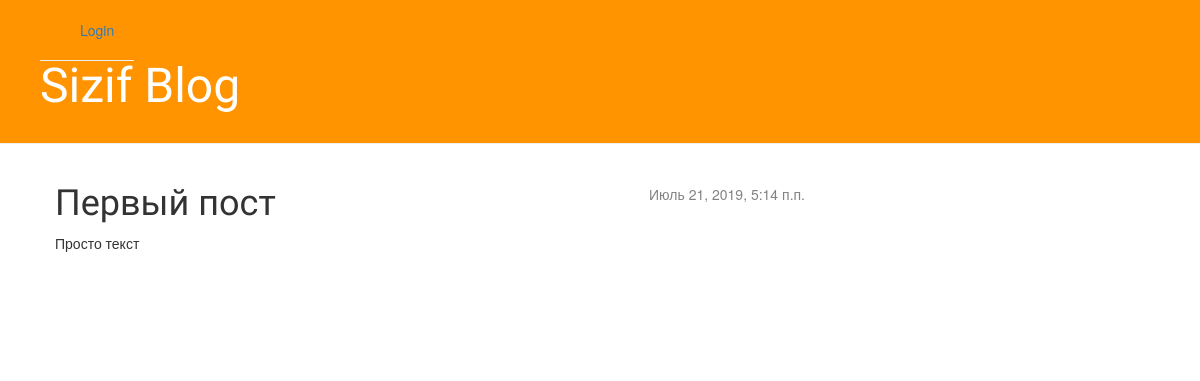
The page /post/8/ on the database as committed earlier.
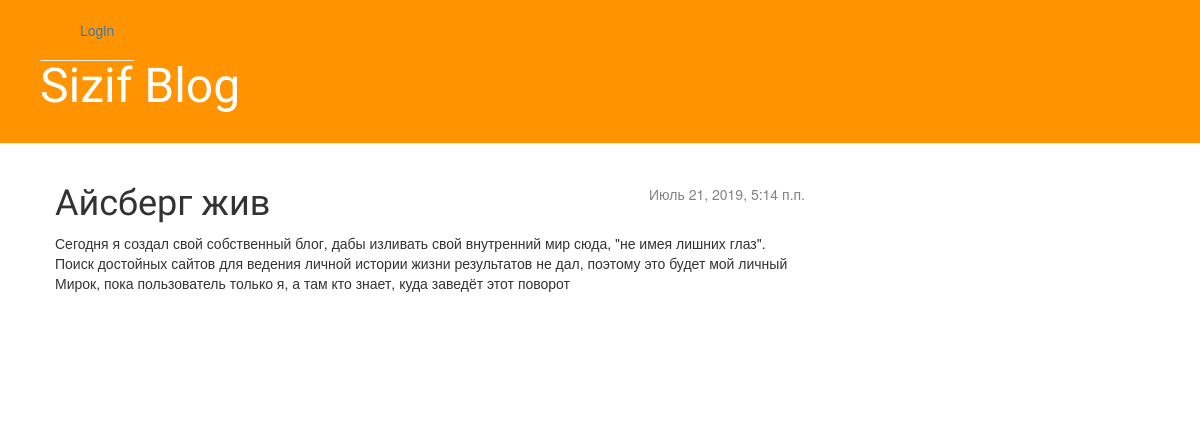
The same page on the database as committed later.
### blog/models.py (models this page shows, shortened)
class Post(models.Model):
    author = models.ForeignKey(settings.AUTH_USER_MODEL, on_delete=models.CASCADE)
    title = models.CharField(max_length=200)
    text = models.TextField()
    created_date = models.DateTimeField(default=timezone.now)
    published_date = models.DateTimeField(blank=True, null=True)

### blog/views.py (the view)
# urls.py: path('post/<int:pk>/', views.post_detail, name='post_detail'),
def post_detail(request, pk):
    post = get_object_or_404(Post, pk=pk)
    return render(request, 'blog/post_detail.html', {'post': post})

### blog/templates/blog/post_detail.html (shortened to what this page needs)
{% extends 'blog/base.html' %}
{% block content %}
    <div class="post">
        {% if post.published_date %}
            <div class="date">
                {{ post.published_date }}
            </div>
        {% endif %}
        <h1>{{ post.title }}</h1>
        <p>{{ post.text|linebreaksbr }}</p>
		<br>
    </div>
{% endblock %}

Rows that differ between the two databases and show on the page:
changed Post: title "Первый пост" → "Айсберг жив"; text "Просто текст" → "Сегодня я создал свой собственный блог, дабы изливать свой внутренний мир сюда, \"не имея лишних глаз\". Поиск достойных сайтов для ведения личной истории жизни результатов не дал, поэтому это будет мой личный Мирок, пока пользователь только я, а там кто знает, куда заведёт этот поворот"
